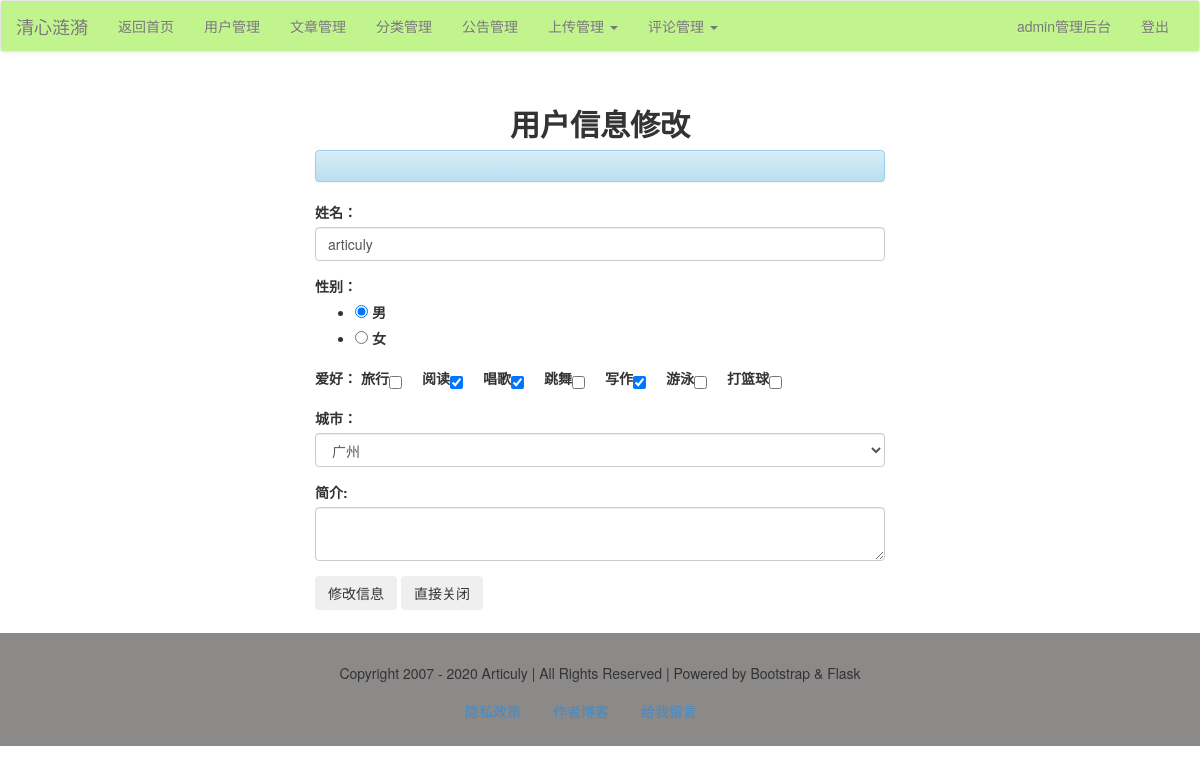
The page /admin/user/edit/2 (signed in) on the database as committed earlier.
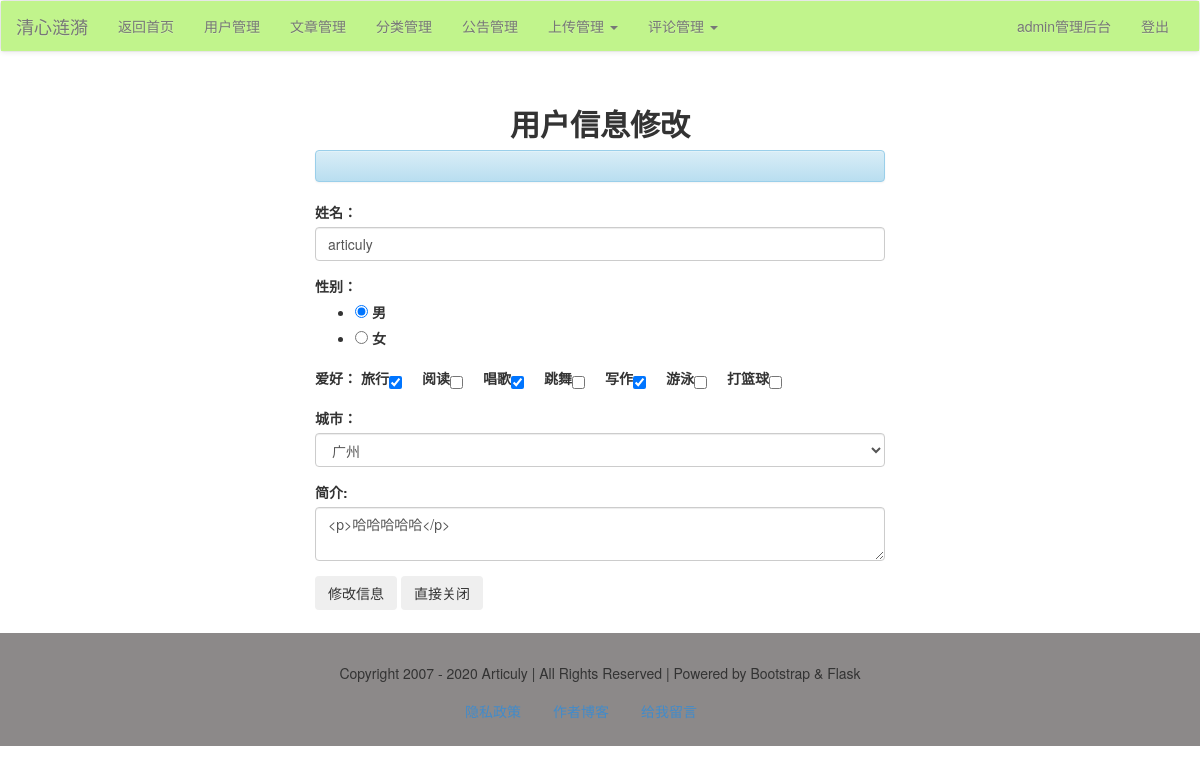
The same page on the database as committed later.
### models.py (models this page shows, shortened)
class User(db.Model):
    id = db.Column(db.Integer, primary_key=True)
    username = db.Column(db.String)
    password = db.Column(db.String)
    realname = db.Column(db.String)
    sex = db.Column(db.Integer)
    city = db.Column(db.String)
    hobby = db.Column(db.String)
    intro = db.Column(db.String)
    comment = db.relationship('Comment')

### admin/users.py (the view)
@admin_app.route("/user/edit/<int:user_id>", methods=['get', 'post'])
def editUser(user_id):
    form = AdminEditInfoForm()
    user = User.query.get_or_404(user_id)
    print('form data is in')
    if form.validate_on_submit():
        message = {'result': 'fail'}
        user.realname = form.data['name']
        user.sex = form.data['sex']
        user.hobby = ', '.join(form.data['hobby'])
        user.city = form.data['city']
        user.intro = form.data['intro']
        try:
            db.session.commit()
            print('准备提交')
        except Exception as e:
            print(str(e))
        else:
            message['result'] = 'success'
        return jsonify(message)
    elif form.errors:
        print(form.errors)
    else:
        form.name.data = user.realname
        form.sex.data = user.sex
        form.hobby.data = user.hobby.split(', ')
        form.city.data = user.city
        form.intro.data = user.intro
    return render_template("admin/user/user_edit.html", user_id=user_id, form=form)

### forms/account_form.py
class AdminEditInfoForm(FlaskForm):
    name = StringField('姓名：',
                       validators=[DataRequired('真实姓名必填'), BadWords(['admin', 'articuly', '客户服务'], message='不能包括敏感词')],
                       render_kw={'class': 'form-control', 'placeholder': "请填写您的真实姓名"})
    sex = RadioField('性别：', coerce=int,
                     choices=[(1, '男'), (2, '女')])
    hobby = CheckBoxField('爱好：', choices=[('travel', '旅行'), ('reading', '阅读'), ('singing', '唱歌'), ('dancing', '跳舞'),
                                          ('writing', '写作'), ('swimming', '游泳'), ('playing basketball', '打篮球')],
                          render_kw={"class": "checkbox-inline"})
    city = SelectField('城市：', validators=[DataRequired('必须所在城市')],
                       choices=[('', '请选择城市'), ('010', '北京'), ('021', '上海'), ('020', '广州'), ('0755', '深圳'),
                                ('0571', '杭州'), ('023', '重庆'), ('0512', '苏州')],
                       render_kw={'class': 'form-control'})
    intro = CKEditorField('简介:', render_kw={'class': 'form-control'})

### app.py (called while the page is built)
@app.context_processor
def account():
    username = session.get('user')
    return {'username': username}

### templates/admin/user/user_edit.html (shortened to what this page needs)
{% extends "admin/admin_base.html" %}
{% block content %}
    <div class="container-fluid">
        <div class="row">
            <div class="main col-lg-6 col-lg-offset-3 col-md-8 col-md-offset-2 col-sm-10 col-sm-offset-1 col-xs-12">
                <h2 class="text-center"><b>用户信息修改</b></h2>
                <div class="body">
                    <div class="alert alert-info" id="message" role="alert"></div>
                    {% for field in form %}
                        {% if field.widget.input_type!="hidden" %}
                            <div class="form-group">
                                {{ field.label }}
                                {{ field }}
                            </div>
                        {% else %}
                            {{ field }}
                        {% endif %}
                    {% endfor %}
                    <div class="form-group">
                        <input class="btn" type="button" name="submit" id="btn1" value="修改信息"/>
                        <input class="btn" type="button" name="closeTab" onclick="closeTab()" id="btn2" value="直接关闭"/>
                    </div>
                </div>
            </div>
        </div>
    </div>
{% endblock %}

Rows that differ between the two databases and show on the page:
changed User "广州": hobby "☐ ☑ ☑ ☐ ☑ ☐ ☐" → "☑ ☐ ☑ ☐ ☑ ☐ ☐"; intro (not shown) → "<p>哈哈哈哈哈</p>"
